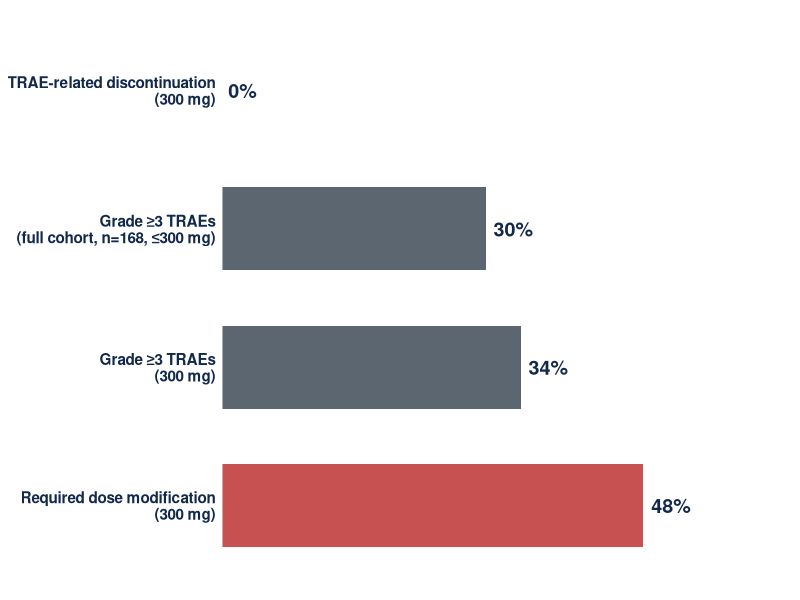
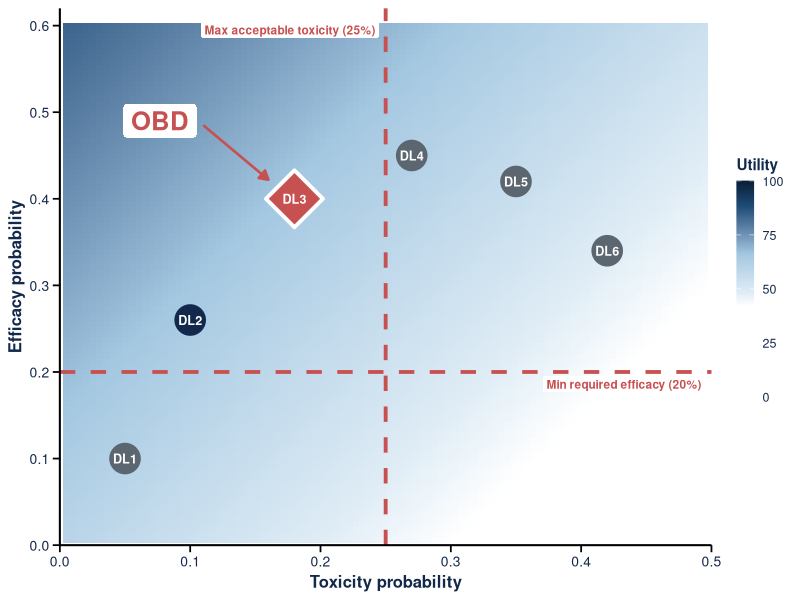
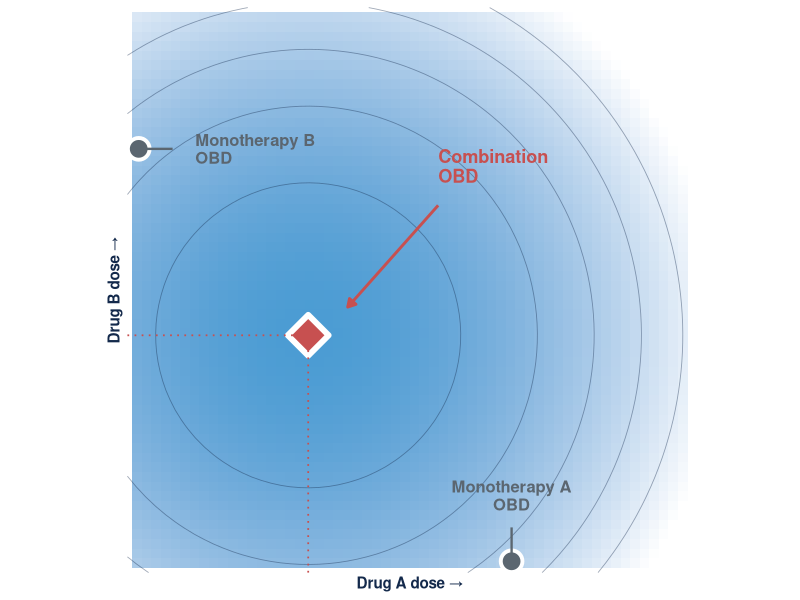
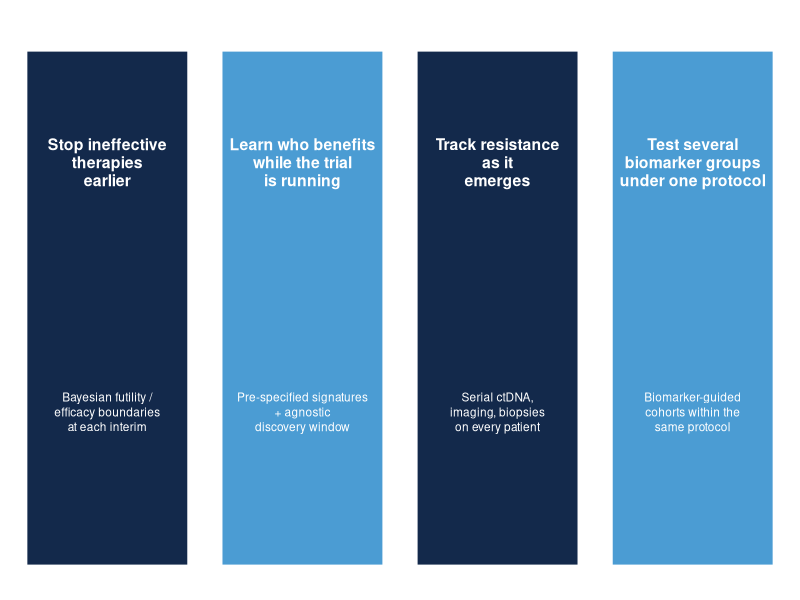
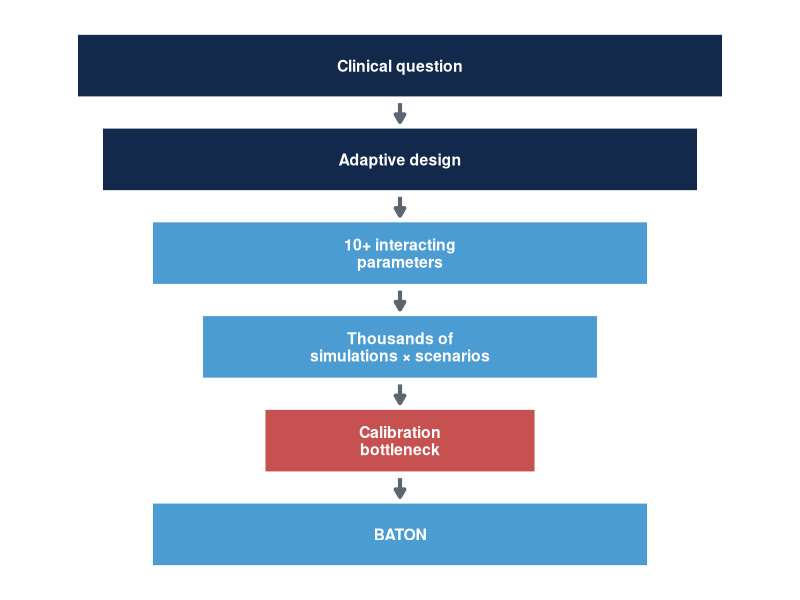
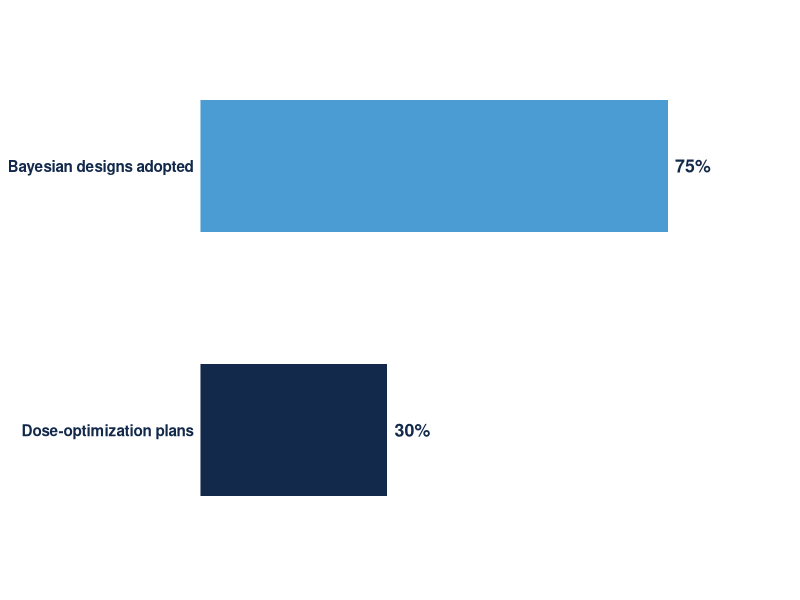
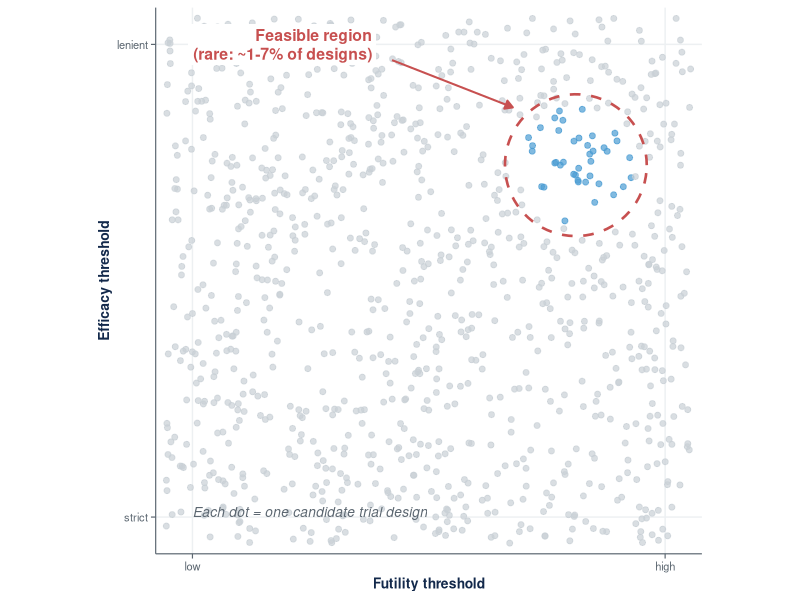
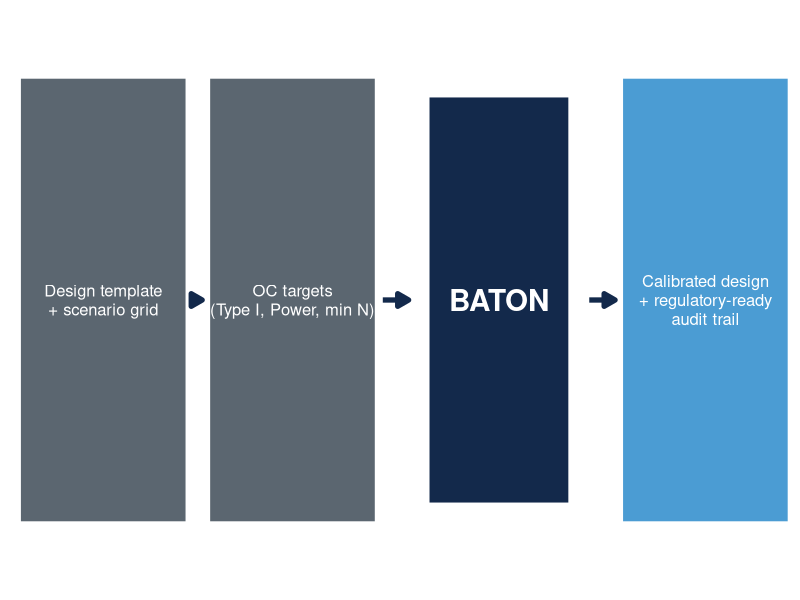

Source code (R) for these figures, in order:
## ---- chunk 1
#| label: setup
#| include: false
library(ggplot2)
library(gridExtra)
set.seed(2025)
## ---- chunk 2
#| fig.height: 3.0
#| fig.width: 9
#| fig.align: center
#| fig.alt: "Horizontal bar chart of daraxonrasib monotherapy tolerability (RMC-6236-001 PDAC cohort): 0% TRAE-related discontinuation at 300 mg; 30% Grade ≥3 TRAEs in the full cohort (n=168, doses ≤300 mg); 34% Grade ≥3 TRAEs at 300 mg; 48% required dose modification at 300 mg."
library(ggplot2)
toxdata <- data.frame(
  metric = factor(c("TRAE-related discontinuation\n(300 mg)",
                    "Grade ≥3 TRAEs\n(full cohort, n=168, ≤300 mg)",
                    "Grade ≥3 TRAEs\n(300 mg)",
                    "Required dose modification\n(300 mg)"),
                  levels = c("Required dose modification\n(300 mg)",
                             "Grade ≥3 TRAEs\n(300 mg)",
                             "Grade ≥3 TRAEs\n(full cohort, n=168, ≤300 mg)",
                             "TRAE-related discontinuation\n(300 mg)")),
  pct = c(0, 30, 34, 48),
  fill = c("#4B9CD3", "#5B6670", "#5B6670", "#C75050")
)
ggplot(toxdata, aes(x = metric, y = pct, fill = fill)) +
  geom_col(width = 0.6) +
  geom_text(aes(label = paste0(pct, "%")),
            hjust = -0.2, size = 5, fontface = "bold", color = "#13294B") +
  scale_fill_identity() +
  scale_y_continuous(limits = c(0, 65), expand = c(0, 0)) +
  coord_flip() +
  labs(x = NULL, y = NULL) +
  theme_minimal(base_size = 11) +
  theme(panel.grid = element_blank(),
        axis.text.x = element_blank(),
        axis.ticks = element_blank(),
        axis.text.y = element_text(face = "bold", color = "#13294B", size = 11))
## ---- chunk 3
#| fig.height: 5.4
#| fig.width: 6.6
#| fig.align: center
#| fig.alt: "U-BOIN utility surface: toxicity probability (x-axis, 0-0.5) vs efficacy probability (y-axis, 0-0.6). Background heatmap shades utility across the plotted region from ~30 at the lower-right (high toxicity, low efficacy) to ~84 at the upper-left (low toxicity, high efficacy); the legend extends 0-100 to anchor the full elicited utility range. Red dashed lines mark admissibility cutoffs (max acceptable toxicity 25%, min required efficacy 20%). Six dose levels DL1-DL6 plotted as points; admissible doses are navy, inadmissible doses are gray, and the OBD (admissible dose with highest utility) is highlighted as a red diamond with an OBD label and leader arrow to the northwest."
library(ggplot2)

# Elicited utilities (per U-BOIN framework, Zhou 2019)
u_no_no   <- 60    # no response, no DLT
u_yes_no  <- 100   # response, no DLT  <- best
u_no_yes  <- 0     # no response, DLT  <- worst
u_yes_yes <- 40    # response, DLT

# Utility surface u(tox_prob, eff_prob) under outcome independence
util_fn <- function(tox, eff) {
  (1 - eff) * (1 - tox) * u_no_no +
  eff * (1 - tox) * u_yes_no +
  (1 - eff) * tox * u_no_yes +
  eff * tox * u_yes_yes
}

tox_seq <- seq(0, 0.5, length = 100)
eff_seq <- seq(0, 0.6, length = 100)
util_grid <- expand.grid(tox = tox_seq, eff = eff_seq)
util_grid$utility <- util_fn(util_grid$tox, util_grid$eff)

# Candidate dose levels
doses <- data.frame(
  dl  = c("DL1", "DL2", "DL3", "DL4", "DL5", "DL6"),
  tox = c(0.05, 0.10, 0.18, 0.27, 0.35, 0.42),
  eff = c(0.10, 0.26, 0.40, 0.45, 0.42, 0.34)
)
tox_max <- 0.25
eff_min <- 0.20
doses$admissible <- doses$tox <= tox_max & doses$eff >= eff_min
doses$utility    <- util_fn(doses$tox, doses$eff)
doses$is_obd     <- FALSE
if (any(doses$admissible)) {
  doses$is_obd[ which(doses$admissible)[which.max(doses$utility[doses$admissible])] ] <- TRUE
}

obd_x <- doses$tox[doses$is_obd]
obd_y <- doses$eff[doses$is_obd]

ggplot() +
  geom_tile(data = util_grid, aes(x = tox, y = eff, fill = utility)) +
  scale_fill_gradientn(
    colors  = c("#FFFFFF", "#FFFFFF", "#E0EDF6", "#A4C8E1", "#1F4E79", "#0A1F38"),
    values  = c(0.00, 0.42, 0.48, 0.66, 0.88, 1.00),
    name    = "Utility",
    limits  = c(0, 100), breaks = c(0, 25, 50, 75, 100)
  ) +
  # Admissibility lines
  geom_vline(xintercept = tox_max, color = "#C75050",
             linewidth = 1.3, linetype = "dashed") +
  geom_hline(yintercept = eff_min, color = "#C75050",
             linewidth = 1.3, linetype = "dashed") +
  annotate("label", x = tox_max - 0.005, y = 0.595,
           label = "Max acceptable toxicity (25%)",
           color = "#C75050", hjust = 1, fontface = "bold",
           size = 3.0, label.size = 0, fill = "#FFFFFF") +
  annotate("label", x = 0.495, y = eff_min - 0.005,
           label = "Min required efficacy (20%)",
           color = "#C75050", hjust = 1, vjust = 1, fontface = "bold",
           size = 3.0, label.size = 0, fill = "#FFFFFF") +
  # Non-OBD dose points
  geom_point(data = doses[!doses$is_obd, ],
             aes(x = tox, y = eff, color = admissible),
             shape = 19, size = 10) +
  scale_color_manual(values = c("TRUE" = "#13294B", "FALSE" = "#5B6670"),
                     guide = "none") +
  # OBD diamond
  geom_point(data = doses[doses$is_obd, ],
             aes(x = tox, y = eff),
             shape = 23, fill = "#C75050", color = "white",
             size = 14, stroke = 2) +
  # Dose-level labels inside each point
  geom_text(data = doses, aes(x = tox, y = eff, label = dl),
            color = "white", size = 3.2, fontface = "bold") +
  # OBD leader arrow + label, NW of DL3 (away from DL4)
  annotate("segment",
           x = obd_x - 0.07, y = obd_y + 0.085,
           xend = obd_x - 0.02, yend = obd_y + 0.022,
           color = "#C75050", linewidth = 0.9,
           arrow = arrow(length = unit(0.25, "cm"), type = "closed")) +
  annotate("label",
           x = obd_x - 0.075, y = obd_y + 0.090,
           label = "OBD", color = "#C75050",
           size = 6.5, fontface = "bold", hjust = 1,
           label.size = 0, fill = "#FFFFFF") +
  labs(x = "Toxicity probability",
       y = "Efficacy probability") +
  scale_x_continuous(limits = c(0, 0.5), expand = c(0, 0),
                     breaks = seq(0, 0.5, by = 0.1)) +
  scale_y_continuous(limits = c(0, 0.62), expand = c(0, 0),
                     breaks = seq(0, 0.6, by = 0.1)) +
  theme_minimal(base_size = 12) +
  theme(panel.grid = element_blank(),
        # Solid black axes + prominent tick marks
        axis.line = element_line(color = "#000000", linewidth = 0.7),
        axis.ticks = element_line(color = "#000000", linewidth = 0.6),
        axis.ticks.length = unit(0.18, "cm"),
        axis.title = element_text(face = "bold", color = "#13294B", size = 12),
        axis.text = element_text(color = "#13294B", size = 10),
        legend.position = "right",
        legend.title = element_text(face = "bold", color = "#13294B", size = 11),
        legend.text = element_text(color = "#13294B", size = 9),
        legend.key.height = unit(1.1, "cm"),
        legend.key.width = unit(0.45, "cm"))
## ---- chunk 4
#| fig.height: 4.4
#| fig.width: 5.6
#| fig.align: center
library(ggplot2)
n <- 60
grid <- expand.grid(A = seq(0, 1, length = n), B = seq(0, 1, length = n))
grid$eff <- pmax(0, 0.85 - 1.6 * ((grid$A - 0.32)^2 + (grid$B - 0.42)^2))
mono_A <- data.frame(A = 0.68, B = 0.02, lab = "Monotherapy A\nOBD")
mono_B <- data.frame(A = 0.02, B = 0.75, lab = "Monotherapy B\nOBD")
combo  <- data.frame(A = 0.32, B = 0.42, lab = "Combination\nOBD")

ggplot() +
  geom_tile(data = grid, aes(x = A, y = B, fill = eff)) +
  scale_fill_gradient(low = "#FFFFFF", high = "#4B9CD3", guide = "none") +
  geom_contour(data = grid, aes(x = A, y = B, z = eff),
               color = "#13294B", linewidth = 0.3, alpha = 0.4, bins = 6) +
  # mono A on x-axis
  geom_point(data = mono_A, aes(x = A, y = B), shape = 21, fill = "#5B6670",
             color = "white", size = 6, stroke = 2) +
  geom_segment(aes(x = 0.68, xend = 0.68, y = 0.08, yend = 0.02),
               arrow = arrow(length = unit(0.18, "cm"), type = "closed"),
               color = "#5B6670", linewidth = 0.8) +
  geom_text(data = mono_A, aes(x = A, y = B + 0.09, label = lab),
            color = "#5B6670", size = 4.2, hjust = 0.5, vjust = 0,
            fontface = "bold", lineheight = 0.9) +
  # mono B on y-axis
  geom_point(data = mono_B, aes(x = A, y = B), shape = 21, fill = "#5B6670",
             color = "white", size = 6, stroke = 2) +
  geom_segment(aes(x = 0.08, xend = 0.02, y = 0.75, yend = 0.75),
               arrow = arrow(length = unit(0.18, "cm"), type = "closed"),
               color = "#5B6670", linewidth = 0.8) +
  geom_text(data = mono_B, aes(x = A + 0.10, y = B, label = lab),
            color = "#5B6670", size = 4.2, hjust = 0, vjust = 0.5,
            fontface = "bold", lineheight = 0.9) +
  # combination optimum
  geom_point(data = combo, aes(x = A, y = B), shape = 23, fill = "#C75050",
             color = "white", size = 9, stroke = 3) +
  geom_segment(aes(x = 0.55, xend = 0.39, y = 0.65, yend = 0.47),
               arrow = arrow(length = unit(0.22, "cm"), type = "closed"),
               color = "#C75050", linewidth = 1) +
  geom_text(aes(x = 0.55, y = 0.69, label = "Combination\nOBD"),
            color = "#C75050", size = 4.6, hjust = 0, vjust = 0,
            fontface = "bold", lineheight = 0.9) +
  # dotted projections from combo optimum to axes
  geom_segment(aes(x = 0.32, xend = 0.32, y = 0, yend = 0.42),
               color = "#C75050", linetype = "dotted", linewidth = 0.6) +
  geom_segment(aes(x = 0, xend = 0.32, y = 0.42, yend = 0.42),
               color = "#C75050", linetype = "dotted", linewidth = 0.6) +
  labs(x = "Drug A dose →", y = "Drug B dose →") +
  scale_x_continuous(limits = c(0, 1), breaks = NULL, expand = c(0, 0)) +
  scale_y_continuous(limits = c(0, 1), breaks = NULL, expand = c(0, 0)) +
  coord_fixed(clip = "off") +
  theme_minimal(base_size = 11) +
  theme(panel.grid = element_blank(),
        axis.title.x = element_text(face = "bold", color = "#13294B", size = 11),
        axis.title.y = element_text(face = "bold", color = "#13294B", size = 11))
## ---- chunk 5
#| fig.height: 3.0
#| fig.width: 10
#| fig.align: center
library(ggplot2)
pillars <- data.frame(
  x = c(1, 2, 3, 4),
  y = rep(1, 4),
  header = c("Stop ineffective\ntherapies\nearlier",
             "Learn who benefits\nwhile the trial\nis running",
             "Track resistance\nas it\nemerges",
             "Test several\nbiomarker groups\nunder one protocol"),
  detail = c("Bayesian futility /\nefficacy boundaries\nat each interim",
             "Pre-specified signatures\n+ agnostic\ndiscovery window",
             "Serial ctDNA,\nimaging, biopsies\non every patient",
             "Biomarker-guided\ncohorts within the\nsame protocol"),
  fill = c("#13294B", "#4B9CD3", "#13294B", "#4B9CD3")
)
ggplot() +
  geom_tile(data = pillars, aes(x = x, y = y, fill = fill),
            width = 0.85, height = 1.6, color = "white", linewidth = 2) +
  scale_fill_identity() +
  geom_text(data = pillars, aes(x = x, y = y + 0.45, label = header),
            color = "white", size = 4.0, fontface = "bold", lineheight = 0.95) +
  geom_text(data = pillars, aes(x = x, y = y - 0.32, label = detail),
            color = "white", size = 3.0, lineheight = 1.05) +
  scale_x_continuous(limits = c(0.45, 4.55), expand = c(0, 0)) +
  scale_y_continuous(limits = c(0.1, 1.95), expand = c(0, 0)) +
  theme_void()
## ---- chunk 6
#| fig.height: 3.6
#| fig.width: 4.2
#| fig.align: center
library(ggplot2)
funnel <- data.frame(
  y = 6:1,
  x = rep(1, 6),
  label = c("Clinical question",
            "Adaptive design",
            "10+ interacting\nparameters",
            "Thousands of\nsimulations × scenarios",
            "Calibration\nbottleneck",
            "BATON"),
  fill = c("#13294B", "#13294B", "#4B9CD3", "#4B9CD3", "#C75050", "#4B9CD3"),
  width = c(2.6, 2.4, 2.0, 1.6, 1.1, 2.0)
)
ggplot() +
  geom_tile(data = funnel, aes(x = x, y = y, fill = fill, width = width),
            height = 0.72, color = "white", linewidth = 2) +
  scale_fill_identity() +
  geom_text(data = funnel, aes(x = x, y = y, label = label),
            color = "white", size = 4.0, fontface = "bold", lineheight = 0.92) +
  geom_segment(data = data.frame(x = 1, xend = 1, y = 6:2 - 0.4, yend = 5:1 + 0.4),
               aes(x = x, xend = xend, y = y, yend = yend),
               arrow = arrow(length = unit(0.22, "cm"), type = "closed"),
               color = "#5B6670", linewidth = 1.4) +
  scale_x_continuous(limits = c(-0.6, 2.6), expand = c(0, 0)) +
  scale_y_continuous(limits = c(0.3, 6.7), expand = c(0, 0)) +
  theme_void()
## ---- chunk 7
#| fig.height: 1.4
#| fig.width: 5.6
#| fig.align: center
library(ggplot2)
adopt <- data.frame(
  metric = factor(c("Bayesian designs adopted", "Dose-optimization plans"),
                  levels = c("Dose-optimization plans", "Bayesian designs adopted")),
  pct = c(75, 30),
  fill = c("#4B9CD3", "#13294B")
)
ggplot(adopt, aes(x = metric, y = pct, fill = fill)) +
  geom_col(width = 0.5) +
  geom_text(aes(label = paste0(pct, "%")),
            hjust = -0.2, size = 4.5, fontface = "bold", color = "#13294B") +
  scale_fill_identity() +
  scale_y_continuous(limits = c(0, 95), expand = c(0, 0)) +
  coord_flip() +
  labs(x = NULL, y = NULL) +
  theme_minimal(base_size = 11) +
  theme(panel.grid = element_blank(),
        axis.text.x = element_blank(),
        axis.ticks = element_blank(),
        axis.text.y = element_text(face = "bold", color = "#13294B", size = 11))
## ---- chunk 8
#| fig.height: 4.0
#| fig.width: 9
#| fig.align: center
#| fig.alt: "Scatter plot of about a thousand candidate trial designs across two calibration parameters. The vast majority are gray (failing one or more of the four operating-characteristic constraints). A small cluster near the upper-right is highlighted in blue, representing the rare designs that satisfy FDA compliance, minimize patients, stop bad early, and accelerate good simultaneously. A red label flags this region as the feasible region (about 1 to 7 percent of designs)."
library(ggplot2)
set.seed(42)
n <- 1000
df <- data.frame(
  x = runif(n, 0, 1),
  y = runif(n, 0, 1)
)
df$d2 <- (df$x - 0.78)^2 + (df$y - 0.72)^2
df$ok <- df$d2 < 0.012
df$cls <- ifelse(df$ok, "feasible", "infeasible")

ggplot(df, aes(x = x, y = y, color = cls)) +
  geom_point(size = 1.7, alpha = 0.7) +
  scale_color_manual(values = c("feasible" = "#4B9CD3", "infeasible" = "#C8D0D6"),
                     guide = "none") +
  annotate("path",
           x = 0.78 + 0.135 * cos(seq(0, 2 * pi, length.out = 80)),
           y = 0.72 + 0.135 * sin(seq(0, 2 * pi, length.out = 80)),
           color = "#C75050", linewidth = 0.9, linetype = "dashed") +
  annotate("segment", x = 0.43, xend = 0.66, y = 0.92, yend = 0.83,
           arrow = arrow(length = unit(0.22, "cm"), type = "closed"),
           color = "#C75050", linewidth = 0.7) +
  annotate("label", x = 0.40, y = 0.95,
           label = "Feasible region\n(rare: ~1-7% of designs)",
           color = "#C75050", fontface = "bold", size = 4.0,
           hjust = 1, fill = "#FFFFFF", label.size = 0, lineheight = 1.0) +
  annotate("text", x = 0.05, y = 0.05, hjust = 0, vjust = 0,
           label = "Each dot = one candidate trial design",
           color = "#5B6670", fontface = "italic", size = 3.5) +
  coord_fixed() +
  scale_x_continuous("Futility threshold",
                     limits = c(0, 1), expand = c(0.01, 0.01),
                     breaks = c(0.05, 0.95), labels = c("low", "high")) +
  scale_y_continuous("Efficacy threshold",
                     limits = c(0, 1), expand = c(0.01, 0.01),
                     breaks = c(0.05, 0.95), labels = c("strict", "lenient")) +
  theme_minimal(base_size = 11) +
  theme(panel.grid.minor = element_blank(),
        panel.grid.major = element_line(color = "#EDF0F2"),
        axis.title = element_text(color = "#13294B", face = "bold", size = 10),
        axis.text = element_text(color = "#5B6670", size = 8),
        axis.ticks = element_line(color = "#5B6670", linewidth = 0.4),
        axis.ticks.length = unit(0.12, "cm"),
        axis.line = element_line(color = "#5B6670", linewidth = 0.4))
## ---- chunk 9
#| fig.height: 3.6
#| fig.width: 11
#| fig.align: center
library(ggplot2)
flow <- data.frame(
  x = c(0.8, 3.0, 5.4, 7.8),
  y = rep(1, 4),
  label = c("Design template\n+ scenario grid",
            "OC targets\n(Type I, Power, min N)",
            "BATON",
            "Calibrated design\n+ regulatory-ready\naudit trail"),
  fill = c("#5B6670", "#5B6670", "#13294B", "#4B9CD3"),
  is_baton = c(FALSE, FALSE, TRUE, FALSE)
)
ggplot() +
  geom_tile(data = flow, aes(x = x, y = y, fill = fill,
                              width = ifelse(is_baton, 1.7, 2.0),
                              height = ifelse(is_baton, 1.1, 1.2)),
            color = "white", linewidth = 2.5) +
  scale_fill_identity() +
  geom_text(data = flow, aes(x = x, y = y, label = label),
            color = "white", size = ifelse(flow$is_baton, 7.5, 4.2),
            fontface = ifelse(flow$is_baton, "bold", "plain"),
            lineheight = 0.95) +
  geom_segment(data = data.frame(x = c(0.8, 3.0, 5.4) + 1.05,
                                  xend = c(3.0, 5.4, 7.8) - 1.05,
                                  y = rep(1, 3), yend = rep(1, 3)),
               aes(x = x, xend = xend, y = y, yend = yend),
               arrow = arrow(length = unit(0.32, "cm"), type = "closed"),
               color = "#13294B", linewidth = 1.8) +
  scale_x_continuous(limits = c(-0.4, 8.9), expand = c(0, 0)) +
  scale_y_continuous(limits = c(0.2, 1.8), expand = c(0, 0)) +
  theme_void()
## ---- chunk 10
#| fig.height: 3.4
#| fig.width: 11
#| fig.align: center
#| fig.alt: "Two-panel scatter comparing search strategies. Left panel (grid search): about 200 evenly-spaced gray dots on a lattice across the design space, with only 2-3 dots happening to land in the small red-dashed feasible region in the upper-right. Right panel (BATON): about 30 dots, the early ones spread out and the later ones clustering tightly inside the feasible region as the model learns where the feasible designs are."
library(ggplot2)
library(gridExtra)
set.seed(7)

# Shared landscape: feasible region as a small disk in upper-right
cx <- 0.78; cy <- 0.72; rad <- 0.13

# Grid panel: even lattice, many points, few feasible
grid_pts <- expand.grid(x = seq(0.05, 0.95, length.out = 15),
                        y = seq(0.05, 0.95, length.out = 15))
grid_pts$d <- sqrt((grid_pts$x - cx)^2 + (grid_pts$y - cy)^2)
grid_pts$ok <- grid_pts$d < rad

# BATON panel: simulated trajectory — exploration → exploitation
n_baton <- 30
baton_x <- c(runif(8, 0.05, 0.95))
baton_y <- c(runif(8, 0.05, 0.95))
for (i in 9:n_baton) {
  # converging toward feasible region
  baton_x <- c(baton_x, cx + rnorm(1, 0, rad * 0.7) * (1 - (i - 8) / (n_baton - 8) * 0.6))
  baton_y <- c(baton_y, cy + rnorm(1, 0, rad * 0.7) * (1 - (i - 8) / (n_baton - 8) * 0.6))
}
baton_pts <- data.frame(x = baton_x, y = baton_y, ord = 1:n_baton)
baton_pts$d <- sqrt((baton_pts$x - cx)^2 + (baton_pts$y - cy)^2)
baton_pts$ok <- baton_pts$d < rad

feasible_ring <- data.frame(
  th = seq(0, 2 * pi, length.out = 100)
)
feasible_ring$x <- cx + rad * cos(feasible_ring$th)
feasible_ring$y <- cy + rad * sin(feasible_ring$th)

p_grid <- ggplot() +
  geom_path(data = feasible_ring, aes(x = x, y = y),
            color = "#C75050", linewidth = 0.8, linetype = "dashed") +
  geom_point(data = grid_pts,
             aes(x = x, y = y, color = ok),
             size = 1.6, alpha = 0.85) +
  scale_color_manual(values = c("TRUE" = "#4B9CD3", "FALSE" = "#C8D0D6"),
                     guide = "none") +
  coord_fixed() +
  scale_x_continuous("Futility threshold",
                     limits = c(0, 1), expand = c(0.01, 0.01),
                     breaks = c(0.05, 0.95), labels = c("low", "high")) +
  scale_y_continuous("Efficacy threshold",
                     limits = c(0, 1), expand = c(0.01, 0.01),
                     breaks = c(0.05, 0.95), labels = c("strict", "lenient")) +
  labs(title = "Grid search",
       subtitle = "~225 designs on a lattice; most wasted") +
  theme_minimal(base_size = 11) +
  theme(panel.grid = element_blank(),
        plot.title = element_text(hjust = 0.5, face = "bold",
                                  color = "#13294B", size = 13),
        plot.subtitle = element_text(hjust = 0.5, color = "#5B6670",
                                     size = 10),
        axis.title = element_text(color = "#13294B", face = "bold", size = 10),
        axis.text = element_text(color = "#5B6670", size = 8),
        axis.ticks = element_line(color = "#5B6670", linewidth = 0.4),
        axis.ticks.length = unit(0.12, "cm"),
        axis.line = element_line(color = "#5B6670", linewidth = 0.4))

p_baton <- ggplot() +
  geom_path(data = feasible_ring, aes(x = x, y = y),
            color = "#C75050", linewidth = 0.8, linetype = "dashed") +
  geom_point(data = baton_pts,
             aes(x = x, y = y, color = ord),
             size = 2.2, alpha = 0.9) +
  scale_color_gradient(low = "#C8D0D6", high = "#13294B", guide = "none") +
  coord_fixed() +
  scale_x_continuous("Futility threshold",
                     limits = c(0, 1), expand = c(0.01, 0.01),
                     breaks = c(0.05, 0.95), labels = c("low", "high")) +
  scale_y_continuous("Efficacy threshold",
                     limits = c(0, 1), expand = c(0.01, 0.01),
                     breaks = c(0.05, 0.95), labels = c("strict", "lenient")) +
  labs(title = "BATON search",
       subtitle = "first ~30 designs; model already learning where feasibility lives") +
  theme_minimal(base_size = 11) +
  theme(panel.grid = element_blank(),
        plot.title = element_text(hjust = 0.5, face = "bold",
                                  color = "#4B9CD3", size = 13),
        plot.subtitle = element_text(hjust = 0.5, color = "#5B6670",
                                     size = 10),
        axis.title = element_text(color = "#13294B", face = "bold", size = 10),
        axis.text = element_text(color = "#5B6670", size = 8),
        axis.ticks = element_line(color = "#5B6670", linewidth = 0.4),
        axis.ticks.length = unit(0.12, "cm"),
        axis.line = element_line(color = "#5B6670", linewidth = 0.4))

grid.arrange(p_grid, p_baton, ncol = 2)
## ---- chunk 11
#| fig.height: 4.4
#| fig.width: 10
#| fig.align: center
#| fig.alt: "Four-box layout echoing the calibration-challenge slide, now showing the BATON-calibrated design's achieved values for PANGEA Phase II. Box 1: FDA compliance checkmark, Type I 7.0% (target ≤10%) and Power 82.2% (target ≥80%). Box 2: Minimize patients checkmark, ~23 spared, avg N 53 vs Max N 76. Box 3: Stop bad early checkmark, 78% futility stop when drug inactive. Box 4: Accelerate good checkmark, 81% efficacy stop when drug active."
library(ggplot2)
delivered <- data.frame(
  x = c(1, 2, 1, 2),
  y = c(2, 2, 1, 1),
  header = c("1. FDA compliance  ✓",
             "2. Minimize patients  ✓",
             "3. Stop bad early  ✓",
             "4. Accelerate good  ✓"),
  detail = c("Type I 7.0% (target ≤10%)\nPower 82.2% (target ≥80%)",
             "~23 patients spared\n(avg N 53 vs Max N 76)",
             "78% early futility stop\nwhen drug is inactive",
             "81% early efficacy stop\nwhen drug works"),
  fill = c("#13294B", "#4B9CD3", "#4B9CD3", "#13294B")
)
ggplot() +
  geom_tile(data = delivered, aes(x = x, y = y, fill = fill),
            width = 0.92, height = 0.85, color = "white", linewidth = 2) +
  scale_fill_identity() +
  geom_text(data = delivered, aes(x = x, y = y + 0.26, label = header),
            color = "white", size = 5.2, fontface = "bold") +
  geom_text(data = delivered, aes(x = x, y = y - 0.13, label = detail),
            color = "white", size = 3.8, lineheight = 1.0) +
  coord_fixed(ratio = 0.6) +
  scale_x_continuous(limits = c(0.4, 2.6), expand = c(0, 0)) +
  scale_y_continuous(limits = c(0.4, 2.6), expand = c(0, 0)) +
  theme_void()
## ---- chunk 12
#| fig.height: 2.8
#| fig.width: 9
#| fig.align: center
library(ggplot2)
gi <- data.frame(
  x = c(1, 2, 1, 2),
  y = c(2, 2, 1, 1),
  header = c("PDAC", "CRC",
             "Basket / umbrella", "Robust calibration"),
  detail = c("RAS-backbone\ncombinations\nOBD selection",
             "Joint-surface\nnovel-novel\ndoublets",
             "Biomarker-stratified\nsubtrials\nshared decision rules",
             "Designs robust to\nuncertain trial\nassumptions"),
  fill = c("#13294B", "#4B9CD3", "#4B9CD3", "#13294B")
)
ggplot() +
  geom_tile(data = gi, aes(x = x, y = y, fill = fill),
            width = 0.92, height = 0.85, color = "white", linewidth = 2) +
  scale_fill_identity() +
  geom_text(data = gi, aes(x = x, y = y + 0.25, label = header),
            color = "white", size = 4.8, fontface = "bold") +
  geom_text(data = gi, aes(x = x, y = y - 0.10, label = detail),
            color = "white", size = 3.4, lineheight = 1.0) +
  coord_fixed(ratio = 0.55) +
  scale_x_continuous(limits = c(0.4, 2.6), expand = c(0, 0)) +
  scale_y_continuous(limits = c(0.4, 2.6), expand = c(0, 0)) +
  theme_void()
